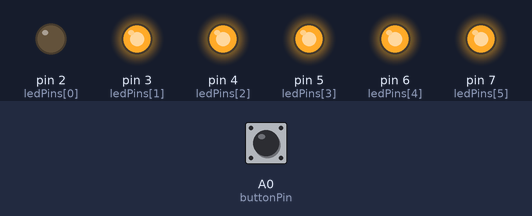
Bench run of a sketch on a simulated Arduino Uno, built with avr-gcc and run on an emulated ATmega328P. On the bench: output pins drawn as LEDs (lit = HIGH). The test bench sets the inputs (shaded band); at power-on: A0 (buttonPin) HIGH.

Above: at 1.2 s.
1.3 s: A0 (buttonPin) pulled LOW for 0.15 s
At 1.8 s:
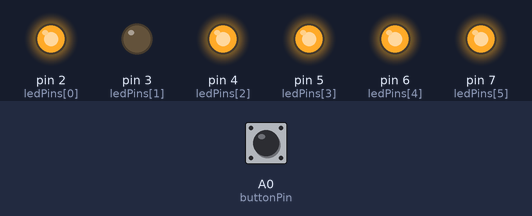
2.9 s: A0 (buttonPin) pulled LOW for 1 s
At 4.3 s:
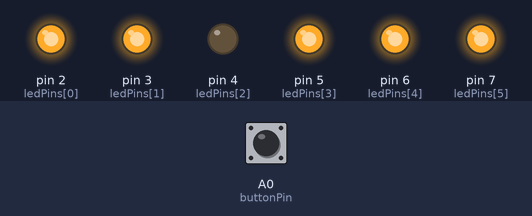
5.4 s: A0 (buttonPin) pulled LOW for 0.15 s
At 6.2 s:
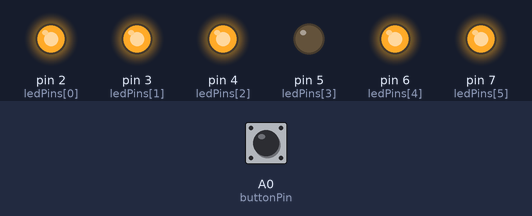
7.0 s: A0 (buttonPin) pulled LOW for 3.2 s
At 7.4 s:
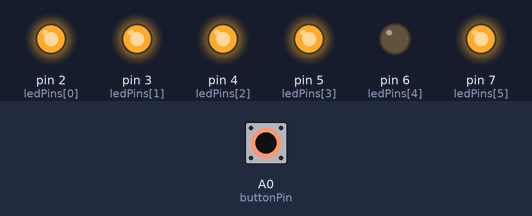
11.7 s: A0 (buttonPin) pulled LOW for 0.15 s
At 12.2 s:
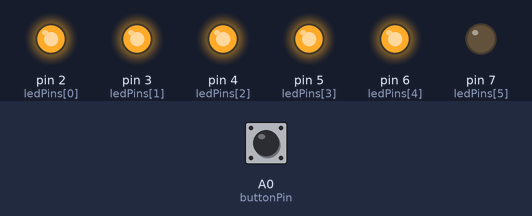
Timing chart, 0 to 14.3 s (numbered marks = the images above; inputs shaded):
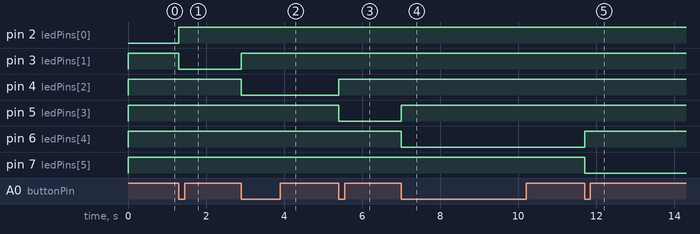

Measured:
- after the input at 1.3 s, pin 2 (ledPins[0]): LOW → HIGH at once; pin 3 (ledPins[1]): HIGH → LOW at once
- after the input at 2.9 s, pin 3 (ledPins[1]): LOW → HIGH at once; pin 4 (ledPins[2]): HIGH → LOW at once
- after the input at 5.4 s, pin 4 (ledPins[2]): LOW → HIGH at once; pin 5 (ledPins[3]): HIGH → LOW at once
- after the input at 7.0 s, pin 5 (ledPins[3]): LOW → HIGH at once; pin 6 (ledPins[4]): HIGH → LOW at once
- after the input at 11.7 s, pin 6 (ledPins[4]): LOW → HIGH at once; pin 7 (ledPins[5]): HIGH → LOW at once

The sketch:

pushbuttonledmod.ino
```cpp
// KODE ARDUINO BY robisptraa
const int buttonPin = A0;
const int ledPins[] = {2, 3, 4, 5, 6, 7};


int currentLed = 0;
bool lastButtonState = LOW;
bool buttonPressed = false;

void setup() {
  for (int i = 0; i < 6; i++) {
    pinMode(ledPins[i], OUTPUT);
    digitalWrite(ledPins[i], HIGH);
  }

  digitalWrite(ledPins[currentLed], LOW);


  pinMode(buttonPin, INPUT_PULLUP);
}

void loop() {

  bool buttonState = digitalRead(buttonPin);


  if (buttonState == LOW && lastButtonState == HIGH && !buttonPressed) {
    buttonPressed = true;

    digitalWrite(ledPins[currentLed], HIGH);


    currentLed = (currentLed + 1) % 6;


    digitalWrite(ledPins[currentLed], LOW);
  }

  if (buttonState == HIGH) {
    buttonPressed = false;
  }


  lastButtonState = buttonState;
}
```
